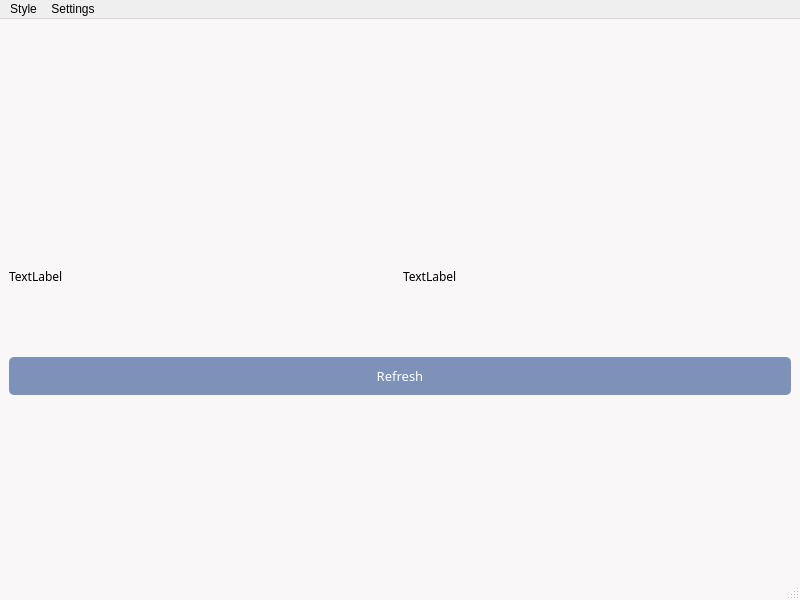
<?xml version="1.0" encoding="UTF-8"?>
<ui version="4.0">
 <class>MainWindow</class>
 <widget class="QMainWindow" name="MainWindow">
  <property name="geometry">
   <rect>
    <x>0</x>
    <y>0</y>
    <width>800</width>
    <height>600</height>
   </rect>
  </property>
  <property name="windowTitle">
   <string>MainWindow</string>
  </property>
  <property name="styleSheet">
   <string notr="true">QMainWindow {
    background-color: #f9f7f7;
}</string>
  </property>
  <widget class="QWidget" name="centralwidget">
   <property name="palette">
    <palette>
     <active>
      <colorrole role="Base">
       <brush brushstyle="SolidPattern">
        <color alpha="255">
         <red>249</red>
         <green>247</green>
         <blue>247</blue>
        </color>
       </brush>
      </colorrole>
     </active>
     <inactive>
      <colorrole role="Base">
       <brush brushstyle="SolidPattern">
        <color alpha="255">
         <red>249</red>
         <green>247</green>
         <blue>247</blue>
        </color>
       </brush>
      </colorrole>
     </inactive>
     <disabled/>
    </palette>
   </property>
   <layout class="QGridLayout" name="gridLayout">
    <item row="0" column="0">
     <layout class="QVBoxLayout" name="verticalLayout">
      <item>
       <layout class="QHBoxLayout" name="horizontalLayout">
        <item>
         <widget class="QLabel" name="weatherLabel">
          <property name="enabled">
           <bool>true</bool>
          </property>
          <property name="font">
           <font>
            <family>Century Gothic</family>
           </font>
          </property>
          <property name="styleSheet">
           <string notr="true">QLabel { 
   min-height: 150px;
    max-height: 150px; 
}</string>
          </property>
          <property name="text">
           <string>TextLabel</string>
          </property>
         </widget>
        </item>
        <item>
         <widget class="QLabel" name="weatherLabel2">
          <property name="font">
           <font>
            <family>Century Gothic</family>
           </font>
          </property>
          <property name="styleSheet">
           <string notr="true">QLabel { 
   min-height: 150px;
    max-height: 150px; 
}</string>
          </property>
          <property name="text">
           <string>TextLabel</string>
          </property>
         </widget>
        </item>
       </layout>
      </item>
      <item>
       <layout class="QVBoxLayout" name="outfitLayout"/>
      </item>
      <item>
       <widget class="QPushButton" name="pb_refresh">
        <property name="palette">
         <palette>
          <active>
           <colorrole role="WindowText">
            <brush brushstyle="SolidPattern">
             <color alpha="255">
              <red>255</red>
              <green>255</green>
              <blue>255</blue>
             </color>
            </brush>
           </colorrole>
           <colorrole role="Button">
            <brush brushstyle="SolidPattern">
             <color alpha="255">
              <red>126</red>
              <green>145</green>
              <blue>184</blue>
             </color>
            </brush>
           </colorrole>
           <colorrole role="Text">
            <brush brushstyle="SolidPattern">
             <color alpha="255">
              <red>255</red>
              <green>255</green>
              <blue>255</blue>
             </color>
            </brush>
           </colorrole>
           <colorrole role="ButtonText">
            <brush brushstyle="SolidPattern">
             <color alpha="255">
              <red>255</red>
              <green>255</green>
              <blue>255</blue>
             </color>
            </brush>
           </colorrole>
           <colorrole role="Base">
            <brush brushstyle="SolidPattern">
             <color alpha="255">
              <red>126</red>
              <green>145</green>
              <blue>184</blue>
             </color>
            </brush>
           </colorrole>
           <colorrole role="Window">
            <brush brushstyle="SolidPattern">
             <color alpha="255">
              <red>126</red>
              <green>145</green>
              <blue>184</blue>
             </color>
            </brush>
           </colorrole>
           <colorrole role="PlaceholderText">
            <brush brushstyle="SolidPattern">
             <color alpha="128">
              <red>255</red>
              <green>255</green>
              <blue>255</blue>
             </color>
            </brush>
           </colorrole>
          </active>
          <inactive>
           <colorrole role="WindowText">
            <brush brushstyle="SolidPattern">
             <color alpha="255">
              <red>255</red>
              <green>255</green>
              <blue>255</blue>
             </color>
            </brush>
           </colorrole>
           <colorrole role="Button">
            <brush brushstyle="SolidPattern">
             <color alpha="255">
              <red>126</red>
              <green>145</green>
              <blue>184</blue>
             </color>
            </brush>
           </colorrole>
           <colorrole role="Text">
            <brush brushstyle="SolidPattern">
             <color alpha="255">
              <red>255</red>
              <green>255</green>
              <blue>255</blue>
             </color>
            </brush>
           </colorrole>
           <colorrole role="ButtonText">
            <brush brushstyle="SolidPattern">
             <color alpha="255">
              <red>255</red>
              <green>255</green>
              <blue>255</blue>
             </color>
            </brush>
           </colorrole>
           <colorrole role="Base">
            <brush brushstyle="SolidPattern">
             <color alpha="255">
              <red>126</red>
              <green>145</green>
              <blue>184</blue>
             </color>
            </brush>
           </colorrole>
           <colorrole role="Window">
            <brush brushstyle="SolidPattern">
             <color alpha="255">
              <red>126</red>
              <green>145</green>
              <blue>184</blue>
             </color>
            </brush>
           </colorrole>
           <colorrole role="PlaceholderText">
            <brush brushstyle="SolidPattern">
             <color alpha="128">
              <red>255</red>
              <green>255</green>
              <blue>255</blue>
             </color>
            </brush>
           </colorrole>
          </inactive>
          <disabled>
           <colorrole role="WindowText">
            <brush brushstyle="SolidPattern">
             <color alpha="255">
              <red>255</red>
              <green>255</green>
              <blue>255</blue>
             </color>
            </brush>
           </colorrole>
           <colorrole role="Button">
            <brush brushstyle="SolidPattern">
             <color alpha="255">
              <red>126</red>
              <green>145</green>
              <blue>184</blue>
             </color>
            </brush>
           </colorrole>
           <colorrole role="Text">
            <brush brushstyle="SolidPattern">
             <color alpha="255">
              <red>255</red>
              <green>255</green>
              <blue>255</blue>
             </color>
            </brush>
           </colorrole>
           <colorrole role="ButtonText">
            <brush brushstyle="SolidPattern">
             <color alpha="255">
              <red>255</red>
              <green>255</green>
              <blue>255</blue>
             </color>
            </brush>
           </colorrole>
           <colorrole role="Base">
            <brush brushstyle="SolidPattern">
             <color alpha="255">
              <red>126</red>
              <green>145</green>
              <blue>184</blue>
             </color>
            </brush>
           </colorrole>
           <colorrole role="Window">
            <brush brushstyle="SolidPattern">
             <color alpha="255">
              <red>126</red>
              <green>145</green>
              <blue>184</blue>
             </color>
            </brush>
           </colorrole>
           <colorrole role="PlaceholderText">
            <brush brushstyle="SolidPattern">
             <color alpha="128">
              <red>255</red>
              <green>255</green>
              <blue>255</blue>
             </color>
            </brush>
           </colorrole>
          </disabled>
         </palette>
        </property>
        <property name="font">
         <font>
          <family>Berlin Sans FB</family>
          <pointsize>10</pointsize>
         </font>
        </property>
        <property name="autoFillBackground">
         <bool>false</bool>
        </property>
        <property name="styleSheet">
         <string notr="true">QPushButton {
    background-color: rgb(126, 145, 184);
    color: white;  /* kolor tekstu, możesz dostosować według potrzeb */
    border: none;  /* bez obramowania, możesz dostosować według potrzeb */
    padding: 10px; /* wewnętrzne odstępy, możesz dostosować według potrzeb */
    border-radius: 5px; /* zaokrąglone rogi, możesz dostosować według potrzeb */
}
QPushButton:hover {
    background-color: rgb(106, 125, 164); /* kolor przycisku podczas najechania myszką, opcjonalne */
}
QPushButton:pressed {
    background-color: rgb(86, 105, 144); /* kolor przycisku podczas kliknięcia, opcjonalne */
}
</string>
        </property>
        <property name="text">
         <string>Refresh</string>
        </property>
       </widget>
      </item>
     </layout>
    </item>
   </layout>
  </widget>
  <widget class="QMenuBar" name="menubar">
   <property name="geometry">
    <rect>
     <x>0</x>
     <y>0</y>
     <width>800</width>
     <height>26</height>
    </rect>
   </property>
   <widget class="QMenu" name="menuSkyStyle">
    <property name="title">
     <string>Style</string>
    </property>
   </widget>
   <widget class="QMenu" name="menuSettings">
    <property name="title">
     <string>Settings</string>
    </property>
   </widget>
   <addaction name="menuSkyStyle"/>
   <addaction name="menuSettings"/>
  </widget>
  <widget class="QStatusBar" name="statusbar"/>
 </widget>
 <resources/>
 <connections/>
</ui>
